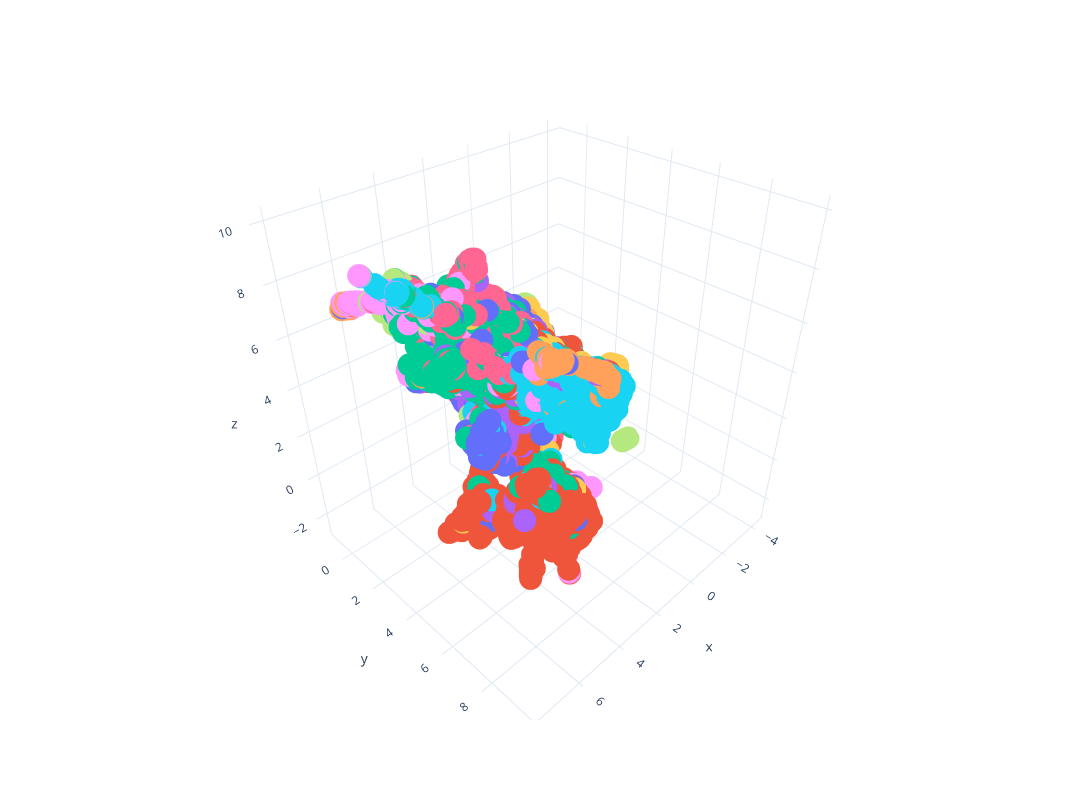

The cell this chart's notebook holds for it:
### Code cell
fig = px.scatter_3d(x=proj_3d[:, 0], y=proj_3d[:, 1], z=proj_3d[:, 2], template='plotly_white', width=1400, height=800, color=categories)
fig.update_layout(showlegend=False)
fig.show(   )

### Figure 1 — Plotly figure (JSON) as saved in the notebook; plotly's stock layout.template omitted (floating-point values rounded to 4 significant figures; data arrays with more than 128 entries replaced by an {"elided": "..."} marker saying what was removed)
{"data": [{"hovertemplate": "color=Металлургия<br>x=%{x}<br>y=%{y}<br>z=%{z}<extra></extra>", "legendgroup": "Металлургия", "marker": {"color": "#636efa", "symbol": "circle"}, "mode": "markers", "name": "Металлургия", "scene": "scene", "showlegend": true, "type": "scatter3d", "x": {"elided": "772 float values"}, "y": {"elided": "772 float values"}, "z": {"elided": "772 float values"}}, {"hovertemplate": "color=Лесная промышленность<br>x=%{x}<br>y=%{y}<br>z=%{z}<extra></extra>", "legendgroup": "Лесная промышленность", "marker": {"color": "#EF553B", "symbol": "circle"}, "mode": "markers", "name": "Лесная промышленность", "scene": "scene", "showlegend": true, "type": "scatter3d", "x": {"elided": "508 float values"}, "y": {"elided": "508 float values"}, "z": {"elided": "508 float values"}}, {"hovertemplate": "color=Машиностроение<br>x=%{x}<br>y=%{y}<br>z=%{z}<extra></extra>", "legendgroup": "Машиностроение", "marker": {"color": "#00cc96", "symbol": "circle"}, "mode": "markers", "name": "Машиностроение", "scene": "scene", "showlegend": true, "type": "scatter3d", "x": {"elided": "2234 float values"}, "y": {"elided": "2234 float values"}, "z": {"elided": "2234 float values"}}, {"hovertemplate": "color=Химическая промышленность<br>x=%{x}<br>y=%{y}<br>z=%{z}<extra></extra>", "legendgroup": "Химическая промышленность", "marker": {"color": "#ab63fa", "symbol": "circle"}, "mode": "markers", "name": "Химическая промышленность", "scene": "scene", "showlegend": true, "type": "scatter3d", "x": {"elided": "953 float values"}, "y": {"elided": "953 float values"}, "z": {"elided": "953 float values"}}, {"hovertemplate": "color=Прочее производство<br>x=%{x}<br>y=%{y}<br>z=%{z}<extra></extra>", "legendgroup": "Прочее производство", "marker": {"color": "#FFA15A", "symbol": "circle"}, "mode": "markers", "name": "Прочее производство", "scene": "scene", "showlegend": true, "type": "scatter3d", "x": {"elided": "190 float values"}, "y": {"elided": "190 float values"}, "z": {"elided": "190 float values"}}, {"hovertemplate": "color=Легкая промышленность<br>x=%{x}<br>y=%{y}<br>z=%{z}<extra></extra>", "legendgroup": "Легкая промышленность", "marker": {"color": "#19d3f3", "symbol": "circle"}, "mode": "markers", "name": "Легкая промышленность", "scene": "scene", "showlegend": true, "type": "scatter3d", "x": {"elided": "1443 float values"}, "y": {"elided": "1443 float values"}, "z": {"elided": "1443 float values"}}, {"hovertemplate": "color=Электронная и электротехническая промышленность<br>x=%{x}<br>y=%{y}<br>z=%{z}<extra></extra>", "legendgroup": "Электронная и электротехническая промышленность", "marker": {"color": "#FF6692", "symbol": "circle"}, "mode": "markers", "name": "Электронная и электротехническая промышленность", "scene": "scene", "showlegend": true, "type": "scatter3d", "x": {"elided": "828 float values"}, "y": {"elided": "828 float values"}, "z": {"elided": "828 float values"}}, {"hovertemplate": "color=Коммунальное хозяйство и электроэнергетика<br>x=%{x}<br>y=%{y}<br>z=%{z}<extra></extra>", "legendgroup": "Коммунальное хозяйство и электроэнергетика", "marker": {"color": "#B6E880", "symbol": "circle"}, "mode": "markers", "name": "Коммунальное хозяйство и электроэнергетика", "scene": "scene", "showlegend": true, "type": "scatter3d", "x": {"elided": "664 float values"}, "y": {"elided": "664 float values"}, "z": {"elided": "664 float values"}}, {"hovertemplate": "color=Сельское хозяйство<br>x=%{x}<br>y=%{y}<br>z=%{z}<extra></extra>", "legendgroup": "Сельское хозяйство", "marker": {"color": "#FF97FF", "symbol": "circle"}, "mode": "markers", "name": "Сельское хозяйство", "scene": "scene", "showlegend": true, "type": "scatter3d", "x": {"elided": "285 float values"}, "y": {"elided": "285 float values"}, "z": {"elided": "285 float values"}}, {"hovertemplate": "color=Промышленность строительных материалов<br>x=%{x}<br>y=%{y}<br>z=%{z}<extra></extra>", "legendgroup": "Промышленность строительных материалов", "marker": {"color": "#FECB52", "symbol": "circle"}, "mode": "markers", "name": "Промышленность строительных материалов", "scene": "scene", "showlegend": true, "type": "scatter3d", "x": {"elided": "522 float values"}, "y": {"elided": "522 float values"}, "z": {"elided": "522 float values"}}, {"hovertemplate": "color=Медицинская промышленность<br>x=%{x}<br>y=%{y}<br>z=%{z}<extra></extra>", "legendgroup": "Медицинская промышленность", "marker": {"color": "#636efa", "symbol": "circle"}, "mode": "markers", "name": "Медицинская промышленность", "scene": "scene", "showlegend": true, "type": "scatter3d", "x": {"elided": "271 float values"}, "y": {"elided": "271 float values"}, "z": {"elided": "271 float values"}}, {"hovertemplate": "color=Пищевая промышленность<br>x=%{x}<br>y=%{y}<br>z=%{z}<extra></extra>", "legendgroup": "Пищевая промышленность", "marker": {"color": "#EF553B", "symbol": "circle"}, "mode": "markers", "name": "Пищевая промышленность", "scene": "scene", "showlegend": true, "type": "scatter3d", "x": {"elided": "2030 float values"}, "y": {"elided": "2030 float values"}, "z": {"elided": "2030 float values"}}, {"hovertemplate": "color=Транспортное машиностроение<br>x=%{x}<br>y=%{y}<br>z=%{z}<extra></extra>", "legendgroup": "Транспортное машиностроение", "marker": {"color": "#00cc96", "symbol": "circle"}, "mode": "markers", "name": "Транспортное машиностроение", "scene": "scene", "showlegend": true, "type": "scatter3d", "x": {"elided": "449 float values"}, "y": {"elided": "449 float values"}, "z": {"elided": "449 float values"}}, {"hovertemplate": "color=Нефтегазовая промышленность<br>x=%{x}<br>y=%{y}<br>z=%{z}<extra></extra>", "legendgroup": "Нефтегазовая промышленность", "marker": {"color": "#ab63fa", "symbol": "circle"}, "mode": "markers", "name": "Нефтегазовая промышленность", "scene": "scene", "showlegend": true, "type": "scatter3d", "x": {"elided": "491 float values"}, "y": {"elided": "491 float values"}, "z": {"elided": "491 float values"}}, {"hovertemplate": "color=Судостроение<br>x=%{x}<br>y=%{y}<br>z=%{z}<extra></extra>", "legendgroup": "Судостроение", "marker": {"color": "#FFA15A", "symbol": "circle"}, "mode": "markers", "name": "Судостроение", "scene": "scene", "showlegend": true, "type": "scatter3d", "x": [7.363, 7.407, 7.49, 4.723, 5.047, 7.298, 7.488, 7.412, 7.398, 4.45, 6.108, 7.467, 7.453, 6.855, 7.455, 7.432, 5.146, 7.41, 5.678, 4.734, 7.477, 7.451, 5.807, 7.458, 7.431, 5.965, 7.419, 7.504, 7.415, 4.153, 7.55, 7.407, 7.425, 7.449, 3.901, 7.394, 7.457, 7.426, 7.388, 7.372, 7.474, 6.661, 7.464, 5.81, 7.427, 5.465, 7.452, 6.264, 4.925, 7.455, 5.732, 5.601, 7.379, 7.431, 7.366, 7.485, 7.436, 4.77, 6.091, 6.138, 7.453, 6.368, 5.976, 7.437, 5.84, 7.495, 7.47, 7.406, 7.373, 7.458, 7.407, 7.419, 7.477, 7.429, 7.471, 5.77, 7.44, 4.964, 7.457, 7.335, 7.317, 4.762, 7.465, 5.766, 7.39, 7.431, 7.393, 5.563, 7.437, 7.429, 7.446, 7.456, 7.394, 5.993, 7.485, 7.443, 7.46, 7.477, 7.426, 7.441, 4.894, 6.088, 7.439, 7.459, 7.445, 5.986, 7.446, 7.432, 7.472], "y": [1.615, 1.507, 1.615, 1.554, 5.891, 1.823, 1.48, 1.583, 1.587, 4.264, 5.205, 1.551, 1.326, 4.242, 1.362, 1.492, 2.385, 1.347, 5.125, 5.416, 1.501, 1.392, 3.534, 1.365, 1.472, 4.386, 1.353, 1.522, 1.473, 4.281, 1.579, 1.532, 1.344, 1.365, 4.435, 1.668, 1.527, 1.544, 1.513, 1.507, 1.51, 4.207, 1.579, 2.865, 1.299, 5.101, 1.581, 4.968, 3.945, 1.575, 5.858, 4.075, 1.38, 1.506, 1.456, 1.552, 1.478, 4.132, 4.874, 5.143, 1.515, 5.02, 4.045, 1.341, 2.883, 1.587, 1.482, 1.531, 1.568, 1.524, 1.376, 1.284, 1.319, 1.534, 1.663, 4.736, 1.341, 6.954, 1.367, 1.507, 1.517, 1.907, 1.568, 2.669, 1.624, 1.275, 1.472, 6.055, 1.349, 1.374, 1.481, 1.547, 1.589, 6.019, 1.627, 1.479, 1.52, 1.525, 1.33, 1.36, 3.605, 6.495, 1.56, 1.45, 1.533, 3.764, 1.451, 1.358, 1.638], "z": [8.041, 8.068, 8.212, 5.824, 8.077, 8.159, 8.083, 8.072, 8.042, 7.342, 8.075, 8.112, 7.876, 6.559, 7.926, 8.034, 5.892, 7.915, 7.662, 8.252, 8.081, 7.947, 7.626, 7.93, 7.964, 7.614, 7.882, 8.145, 7.985, 6.511, 8.128, 8.018, 7.883, 7.917, 7.007, 8.137, 8.098, 8.088, 7.987, 7.957, 8.147, 9.051, 8.133, 8.396, 7.858, 8.244, 8.13, 8.329, 6.732, 8.127, 8.186, 8.148, 7.867, 8.083, 8.016, 8.133, 8.056, 7.169, 7.984, 6.529, 8.16, 8.582, 7.885, 7.896, 7.183, 8.184, 8.098, 8.031, 8.03, 8.085, 7.883, 7.836, 7.885, 8.061, 8.228, 6.788, 7.898, 7.495, 7.93, 7.963, 7.908, 5.198, 8.141, 7.123, 8.093, 7.829, 7.96, 6.995, 7.892, 7.907, 8.011, 8.11, 8.073, 7.324, 8.209, 7.977, 8.062, 8.088, 7.866, 7.913, 6.58, 7.059, 8.103, 8.008, 8.086, 7.818, 8.027, 7.892, 8.208]}, {"hovertemplate": "color=Авиационная промышленность<br>x=%{x}<br>y=%{y}<br>z=%{z}<extra></extra>", "legendgroup": "Авиационная промышленность", "marker": {"color": "#19d3f3", "symbol": "circle"}, "mode": "markers", "name": "Авиационная промышленность", "scene": "scene", "showlegend": true, "type": "scatter3d", "x": [6.436, 7.169, 7.317, 7.168, 7.144, 7.187, 7.289, 7.159, 7.252, 7.168, 7.156, 7.132, 7.134, 7.365, 7.342, 7.336, 7.131, 7.334, 7.048, 7.263, 7.23, 7.362, 7.252, 7.607, 7.339, 5.766, 7.715, 6.867, 6.672, 6.699, 6.748, 7.04, 7.065, 7.293, 7.278, 7.249, 7.245, 6.932, 7.224, 7.221, 7.283, 7.312, 7.368, 6.738, 8.056, 8.058, 8.014, 8.051, 8.057, 8.056, 8.013, 8.031, 7.228, 6.672, 6.648, 7.171, 5.127, 6.81, 7.203, 6.887, 7.284, 6.926, 6.861, 7.195, 7.121, 6.675, 6.956, 6.994, 7.115, 7.369, 7.159, 6.494, 6.87, 7.177, 7.083, 7.218, 7.478, 7.055, 6.555, 7.209, 7.152, 7.056, 6.167], "y": [4.739, 4.05, 4.09, 4.104, 4.221, 4.05, 4.103, 4.011, 4.082, 4.032, 3.997, 4.027, 4.09, 4.147, 4.132, 4.169, 4.069, 4.126, 3.901, 4.064, 4.098, 4.19, 3.837, 3.77, 4.031, 4.873, 3.747, 4.651, 3.776, 4.76, 3.996, 3.832, 3.895, 4.042, 4.018, 4.035, 4.082, 4.691, 4.125, 4.124, 4.01, 3.978, 4.136, 3.812, 3.633, 3.632, 3.648, 3.635, 3.631, 3.633, 3.647, 3.64, 4.072, 3.82, 4.466, 3.922, 5.296, 4.43, 4.034, 4.543, 4.037, 3.787, 4.581, 4.068, 4.087, 4.098, 4.354, 4.187, 4.147, 4.245, 3.976, 4.11, 4.608, 4.103, 3.87, 4.116, 3.834, 4.153, 4.225, 4.098, 3.969, 3.783, 3.88], "z": [8.632, 9.295, 9.46, 9.269, 9.37, 9.31, 9.449, 9.272, 9.416, 9.288, 9.28, 9.437, 9.426, 9.475, 9.452, 9.445, 9.169, 9.419, 9.038, 9.385, 9.434, 9.475, 9.226, 9.558, 9.388, 8.23, 9.691, 9.003, 8.802, 9.06, 8.923, 9.042, 9.026, 9.383, 9.359, 9.379, 9.46, 9.102, 9.368, 9.408, 9.331, 9.377, 9.466, 8.909, 10.03, 10.03, 9.99, 10.03, 10.03, 10.03, 9.99, 10.01, 9.344, 8.794, 6.929, 9.173, 8.377, 8.95, 9.464, 9.087, 9.39, 9.017, 9.015, 9.427, 9.344, 8.737, 9.224, 9.114, 9.446, 9.45, 9.259, 8.511, 9.028, 9.35, 9.158, 9.37, 9.453, 9.198, 8.672, 9.345, 9.256, 9.065, 7.872]}, {"hovertemplate": "color=Горная промышленность<br>x=%{x}<br>y=%{y}<br>z=%{z}<extra></extra>", "legendgroup": "Горная промышленность", "marker": {"color": "#FF6692", "symbol": "circle"}, "mode": "markers", "name": "Горная промышленность", "scene": "scene", "showlegend": true, "type": "scatter3d", "x": {"elided": "371 float values"}, "y": {"elided": "371 float values"}, "z": {"elided": "371 float values"}}, {"hovertemplate": "color=Космическая промышленность<br>x=%{x}<br>y=%{y}<br>z=%{z}<extra></extra>", "legendgroup": "Космическая промышленность", "marker": {"color": "#B6E880", "symbol": "circle"}, "mode": "markers", "name": "Космическая промышленность", "scene": "scene", "showlegend": true, "type": "scatter3d", "x": [7.202, 6.896, 6.883, 6.91, 6.511, 6.93, 6.709, 6.862, 6.906, 6.915, 6.905, 6.885, 6.729, 6.856, 6.987, 5.996, 7.039, 6.949, 6.902, 6.824, 6.877, 6.887, 6.903, 6.789], "y": [2.517, 3.562, 3.752, 3.489, 4.219, 3.482, 4.56, 3.563, 3.489, 3.537, 3.481, 3.52, 4.206, 3.55, 3.659, 5.317, 3.89, 3.604, 3.496, 3.535, 3.923, 3.588, 3.486, 3.622], "z": [8.487, 9.33, 9.179, 9.441, 8.804, 9.446, 8.418, 9.398, 9.428, 9.309, 9.451, 9.435, 9.094, 9.366, 9.249, 8.261, 9.054, 9.316, 9.439, 9.284, 9.143, 9.319, 9.427, 9.356]}, {"hovertemplate": "color=Оборонно-промышленный комплекс<br>x=%{x}<br>y=%{y}<br>z=%{z}<extra></extra>", "legendgroup": "Оборонно-промышленный комплекс", "marker": {"color": "#FF97FF", "symbol": "circle"}, "mode": "markers", "name": "Оборонно-промышленный комплекс", "scene": "scene", "showlegend": true, "type": "scatter3d", "x": {"elided": "267 float values"}, "y": {"elided": "267 float values"}, "z": {"elided": "267 float values"}}, {"hovertemplate": "color=Ювелирная промышленность<br>x=%{x}<br>y=%{y}<br>z=%{z}<extra></extra>", "legendgroup": "Ювелирная промышленность", "marker": {"color": "#FECB52", "symbol": "circle"}, "mode": "markers", "name": "Ювелирная промышленность", "scene": "scene", "showlegend": true, "type": "scatter3d", "x": [2.828, 3.183, 2.831, 2.838, 2.753, 2.772, 2.738, 2.828, 4.528, 4.495, 2.934, 2.861, 4.276, 2.733, 2.641, 2.927, 2.828, 2.673, 2.767, 2.755, 4.621, 2.779, 2.9, 2.806, 2.827, 2.795, 4.152, 2.76, 3.256, 2.902, 2.961, 2.786, 2.782, 2.9, 3.0, 3.025, 2.819, 2.881, 2.863, 3.311, 2.857, 2.825, 2.777, 2.787, 2.805, 2.73, 3.045, 2.838, 4.504, 3.042, 4.771, 2.846, 2.808, 2.925, 2.833, 2.885, 2.779, 4.171, 2.816, 2.824, 2.805, 2.781, 7.086, 2.808, 2.915, 2.873, 4.193, 4.755, 2.847, 2.961, 2.881, 2.844, 4.215, 2.835, 3.051, 3.026, 2.865, 2.957, 2.867, 2.865, 2.872, 3.159, 2.852, 5.04, 2.953, 4.62, 2.763, 2.74, 4.674, 2.849], "y": [7.86, 7.454, 7.744, 8.059, 8.034, 8.142, 8.069, 8.059, 6.874, 6.941, 7.972, 8.101, 4.593, 8.107, 7.927, 7.954, 7.873, 8.034, 8.103, 8.123, 7.081, 8.13, 8.053, 8.154, 8.102, 8.086, 7.989, 8.112, 2.453, 8.205, 8.069, 8.113, 8.101, 8.14, 8.099, 7.532, 8.126, 8.169, 8.032, 2.621, 8.077, 8.07, 8.105, 8.124, 8.129, 8.065, 7.587, 8.12, 4.364, 8.177, 8.36, 8.105, 8.196, 8.022, 8.123, 8.19, 8.168, 6.718, 8.109, 8.156, 8.102, 8.118, 5.932, 8.151, 8.064, 8.09, 5.55, 7.364, 8.093, 8.027, 8.171, 8.169, 4.473, 7.872, 7.58, 7.512, 7.83, 7.66, 7.819, 7.832, 7.846, 2.378, 8.063, 7.908, 8.034, 7.024, 8.1, 8.075, 6.948, 8.097], "z": [6.543, 6.279, 6.516, 6.836, 6.78, 6.828, 6.765, 6.74, 7.795, 7.792, 6.652, 6.874, 6.259, 6.8, 6.737, 6.612, 6.564, 6.774, 6.788, 6.856, 7.166, 6.804, 6.901, 6.843, 6.813, 6.788, 7.545, 6.8, 5.307, 6.858, 6.774, 6.819, 6.777, 6.909, 6.961, 6.252, 6.822, 6.811, 6.872, 5.501, 6.873, 6.803, 6.816, 6.808, 6.802, 6.809, 6.354, 6.773, 7.49, 6.736, 7.032, 6.829, 6.745, 6.669, 6.868, 6.851, 6.837, 6.116, 6.824, 6.797, 6.779, 6.805, 2.064, 6.794, 6.746, 6.842, 6.114, 7.209, 6.853, 6.966, 6.834, 6.84, 6.156, 6.564, 6.347, 6.261, 6.537, 6.406, 6.532, 6.537, 6.544, 5.211, 6.896, 7.007, 6.952, 6.795, 6.779, 6.766, 7.787, 6.863]}, {"hovertemplate": "color=Null<br>x=%{x}<br>y=%{y}<br>z=%{z}<extra></extra>", "legendgroup": "Null", "marker": {"color": "#636efa", "symbol": "circle"}, "mode": "markers", "name": "Null", "scene": "scene", "showlegend": true, "type": "scatter3d", "x": [4.49, 3.257, 3.046, 5.292, 4.621, 2.897, 3.658, 2.814, 3.719, 4.37, 3.869, 4.748, 4.603, 4.643, 4.568, 4.66], "y": [6.569, 5.505, 5.731, 6.779, 5.778, 4.767, 4.952, 4.768, 5.944, 6.156, 6.851, 7.312, 6.513, 6.424, 6.147, 6.441], "z": [5.825, 6.715, 5.453, 7.63, 7.532, 6.233, 7.041, 6.24, 5.722, 5.607, 6.328, 7.251, 5.559, 6.875, 7.737, 6.561]}], "layout": {"height": 800, "legend": {"title": {"text": "color"}, "tracegroupgap": 0}, "margin": {"t": 60}, "scene": {"domain": {"x": [0.0, 1.0], "y": [0.0, 1.0]}, "xaxis": {"title": {"text": "x"}}, "yaxis": {"title": {"text": "y"}}, "zaxis": {"title": {"text": "z"}}}, "showlegend": false, "width": 1400}}
